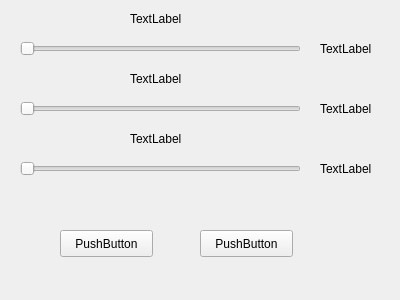
<?xml version="1.0" encoding="UTF-8"?>
<ui version="4.0">
 <class>bcdkorekcja</class>
 <widget class="QWidget" name="bcdkorekcja">
  <property name="geometry">
   <rect>
    <x>0</x>
    <y>0</y>
    <width>400</width>
    <height>300</height>
   </rect>
  </property>
  <property name="windowTitle">
   <string>Form</string>
  </property>
  <widget class="QSlider" name="horizontalSlider_1">
   <property name="geometry">
    <rect>
     <x>20</x>
     <y>40</y>
     <width>281</width>
     <height>18</height>
    </rect>
   </property>
   <property name="orientation">
    <enum>Qt::Horizontal</enum>
   </property>
  </widget>
  <widget class="QSlider" name="horizontalSlider_2">
   <property name="geometry">
    <rect>
     <x>20</x>
     <y>160</y>
     <width>281</width>
     <height>18</height>
    </rect>
   </property>
   <property name="orientation">
    <enum>Qt::Horizontal</enum>
   </property>
  </widget>
  <widget class="QSlider" name="horizontalSlider_3">
   <property name="geometry">
    <rect>
     <x>20</x>
     <y>100</y>
     <width>281</width>
     <height>18</height>
    </rect>
   </property>
   <property name="orientation">
    <enum>Qt::Horizontal</enum>
   </property>
  </widget>
  <widget class="QLabel" name="label">
   <property name="geometry">
    <rect>
     <x>130</x>
     <y>10</y>
     <width>62</width>
     <height>17</height>
    </rect>
   </property>
   <property name="text">
    <string>TextLabel</string>
   </property>
  </widget>
  <widget class="QLabel" name="label_2">
   <property name="geometry">
    <rect>
     <x>130</x>
     <y>70</y>
     <width>62</width>
     <height>17</height>
    </rect>
   </property>
   <property name="text">
    <string>TextLabel</string>
   </property>
  </widget>
  <widget class="QLabel" name="label_3">
   <property name="geometry">
    <rect>
     <x>130</x>
     <y>130</y>
     <width>62</width>
     <height>17</height>
    </rect>
   </property>
   <property name="text">
    <string>TextLabel</string>
   </property>
  </widget>
  <widget class="QLabel" name="label_4">
   <property name="geometry">
    <rect>
     <x>320</x>
     <y>40</y>
     <width>62</width>
     <height>17</height>
    </rect>
   </property>
   <property name="text">
    <string>TextLabel</string>
   </property>
  </widget>
  <widget class="QLabel" name="label_5">
   <property name="geometry">
    <rect>
     <x>320</x>
     <y>100</y>
     <width>62</width>
     <height>17</height>
    </rect>
   </property>
   <property name="text">
    <string>TextLabel</string>
   </property>
  </widget>
  <widget class="QLabel" name="label_6">
   <property name="geometry">
    <rect>
     <x>320</x>
     <y>160</y>
     <width>62</width>
     <height>17</height>
    </rect>
   </property>
   <property name="text">
    <string>TextLabel</string>
   </property>
  </widget>
  <widget class="QPushButton" name="ok">
   <property name="geometry">
    <rect>
     <x>60</x>
     <y>230</y>
     <width>93</width>
     <height>27</height>
    </rect>
   </property>
   <property name="text">
    <string>PushButton</string>
   </property>
  </widget>
  <widget class="QPushButton" name="anuluj">
   <property name="geometry">
    <rect>
     <x>200</x>
     <y>230</y>
     <width>93</width>
     <height>27</height>
    </rect>
   </property>
   <property name="text">
    <string>PushButton</string>
   </property>
  </widget>
 </widget>
 <resources/>
 <connections/>
</ui>
